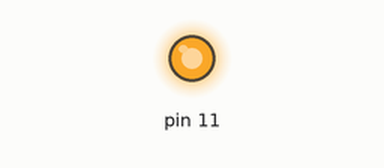
Bench run of a program on a simulated Raspberry Pi (header pin numbers). Shown: output pins drawn as LEDs (lit = HIGH). Threads take turns every 2 ms; the clock reads 2024-03-15 10:24:30 at power-on unless the program sets it; what the program prints to the terminal is not drawn.

Above: at 0.05 s.
At 0.4 s:
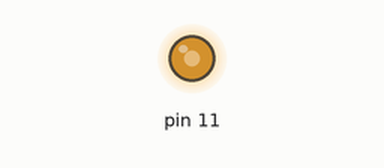
At 0.8 s:
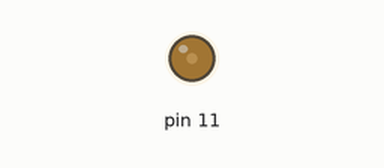
At 2.0 s:
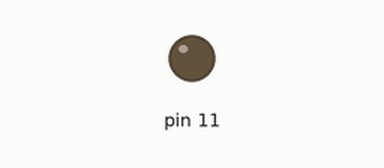
Timing chart, 0 to 4.6 s (numbered marks = the images above):
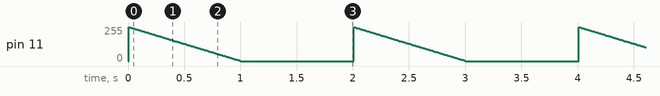

Measured:
- by itself, pin 11: ramps from 255/255 to 0/255 and jumps back, once every 2.0 s

The program:

app.py
```python
#!/usr/bin/env python

from __future__ import division
import time
from modules.Led.FadeOut import FadeOut
import threading
# from multiprocessing import Process

class App:

	blinkInterval = 2000 # milliseconds
	blinkTime = None
	fadeDuration = 1000 # milliseconds
	currentTime = None

	def __init__(self):
		print 'App.__init__()'
		if self.blinkInterval < self.fadeDuration:
			raise Exception('blinkInterval {blinkInterval} is less than fadeDuration {fadeDuration}'.format(blinkInterval = self.blinkInterval, fadeDuration = self.fadeDuration))
		self.fadingLedBlue = FadeOut(11, 'Blue')
		# self.fadingLedRed = FadeOut(13, 'Red')
		# self.fadingLedGreen = FadeOut(15, 'Green')
		# self.fadingLedYellow = FadeOut(16, 'Yellow')
		try:
			self.setBlinkTime()
			self.blinkLeds()
			prevCurrentTime = 0
			while True:
				# don't do anything if time hasn't changed
				if self.currentTime == prevCurrentTime:
					# print 'continue'
					self.getTime()
					continue
				if self.currentTime >= self.blinkTime:
					print 'blink'
					self.setBlinkTime()
					self.blinkLeds()
				# print 'set prevCurrentTime {}'.format(self.currentTime)
				prevCurrentTime = self.currentTime
		except KeyboardInterrupt:
			self.destroyLeds()

	def setBlinkTime(self):
		self.blinkTime = self.getTime() + self.blinkInterval

	def blinkLeds(self):
		print 'App.blinkLeds()'
		thread = threading.Thread(
			group = None,
			target = self.fadingLedBlue.blink,
			name = None,
			args = (self.fadeDuration,),
			kwargs = {}
		)
		thread.daemon = True
		thread.start()
		# self.fadingLedRed.blink(self.fadeDuration)
		# self.fadingLedGreen.blink(self.fadeDuration)
		# self.fadingLedYellow.blink(self.fadeDuration)

	def destroyLeds(self):
		print 'App.destroyLeds()'
		self.fadingLedBlue.destroy()
		# self.fadingLedRed.destroy()
		# self.fadingLedGreen.destroy()
		# self.fadingLedYellow.destroy()

	def getTime(self):
		self.currentTime = int(round(time.time() * 1000))
		# print 'App.getTime() {}'.format(self.currentTime)
		return self.currentTime

if __name__ == '__main__':
	appObject = App()
```

FadeOut.py
```python
#!/usr/bin/env python

from __future__ import division
import RPi.GPIO as GPIO
import time
# import threading
# from multiprocessing import Process

class FadeOut:

	boardPinNumber = None
	name = None
	pwmPin = None
	pwmFreq = 100 # 1KHz
	currentTime = 0

	def __init__(self, boardPinNumber, name):
		print 'FadeOut.__init__()'
		self.boardPinNumber = boardPinNumber
		self.name = name
		self.setup()

	def setup(self):
		# Numbers GPIOs by physical location
		GPIO.setmode(GPIO.BOARD)
		# Set gpio pin mode as output (write)
		GPIO.setup(self.boardPinNumber, GPIO.OUT)
		# Set gpio pin low to off
		GPIO.output(self.boardPinNumber, GPIO.LOW)
		# set Frequece to 1KHz
		self.pwmPin = GPIO.PWM(self.boardPinNumber, self.pwmFreq)
		# start pwm with Duty Cycle at 0
		self.pwmPin.start(0)

	def blink(self, fadeDuration):
		self.blinkThread(fadeDuration)
		return;
		p = Process(target = self.blinkThread, args = (fadeDuration,))
		p.start()
		return
		thread = threading.Thread(
			group = None,
			target = self.blinkThread,
			name = None,
			args = (fadeDuration,),
			kwargs = {}
		)
		thread.daemon = True
		thread.start()

	def blinkThread(self, fadeDuration):
		dutyCycle = 100
		fadeStart = self.getTime()
		fadeEnd = fadeStart + fadeDuration
		fadeStepInterval = int(fadeDuration / 100)
		fadeStep = fadeStart
		print 'blink {name} fadeDuration {fadeDuration} fadeStepInterval {fadeStepInterval} fadeStart {fadeStart} fadeEnd {fadeEnd} fadeStep {fadeStep}'.format(
			name = self.name,
			fadeDuration = fadeDuration,
			fadeStepInterval = fadeStepInterval,
			fadeStart = fadeStart,
			fadeEnd = fadeEnd,
			fadeStep = fadeStep
		)
		# turn on led
		self.pwmPin.ChangeDutyCycle(dutyCycle)
		prevCurrentTime = 0
		while self.getTime() < fadeEnd:
			# don't do anything if time hasn't changed
			if self.currentTime == prevCurrentTime:
				continue
			# print 'currentTime {}'.format(self.currentTime)
			if fadeStep <= self.currentTime and dutyCycle >= 0:
				# print 'stepCount {} fadeStep {} dutyCycle {}'.format(stepCount, fadeStep, dutyCycle)
				self.pwmPin.ChangeDutyCycle(dutyCycle)
				# stepCount += 1
				dutyCycle -= 1
				fadeStep += fadeStepInterval
			prevCurrentTime = self.currentTime
		# print 'fadeEnd'
		# turn off led
		self.pwmPin.ChangeDutyCycle(0)

	def destroy(self):
		self.pwmPin.stop()
		GPIO.output(self.boardPinNumber, GPIO.LOW) # led off
		GPIO.cleanup() # Release resource

	def getTime(self):
		self.currentTime = int(round(time.time() * 1000))
		return self.currentTime
```
